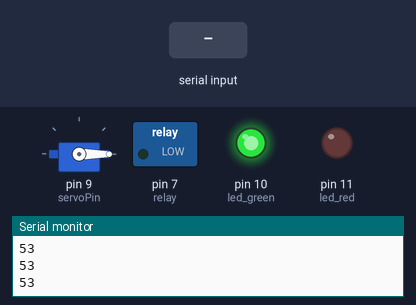
The sketch below on a simulated Arduino Uno, built with avr-gcc and run on an emulated ATmega328P. Shown: servo, switched loads named in the sketch (green lamp = pin HIGH), output pins drawn as LEDs (lit = HIGH), the last lines printed to the serial monitor. The test bench sets the inputs (shaded band).

Above: at 1.2 s.
1.3 s: "2" received over Serial
At 2.6 s:
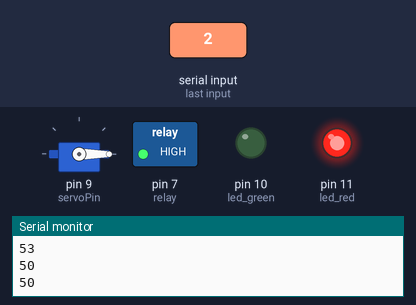
At 3.45 s:
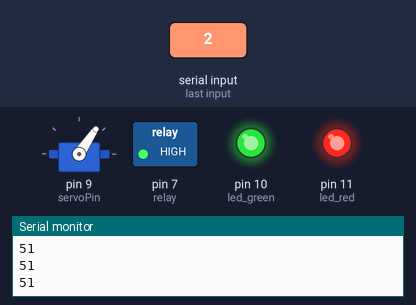
4.3 s: "1" received over Serial
At 6.4 s:
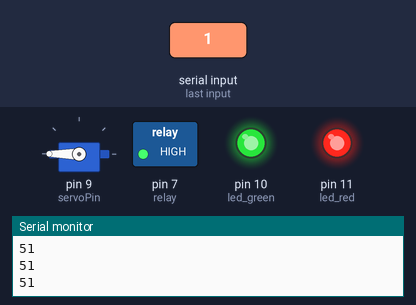
Timing chart, 0 to 7.9 s (numbered marks = the images above; inputs shaded):
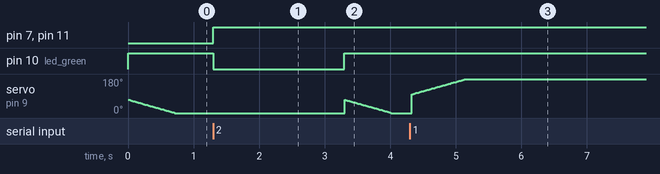

The sketch:

IgnitionDetect.ino
```cpp
#include <Servo.h>
#include <Arduino.h>

Servo servo;

int close_servo = 17;
int servoPin = 9;

const int relay = 7; // place mat for igniter relay
const int led_green = 10;
const int led_red = 11;

/* Assign states to input commands */
typedef enum State {
        STOP = '1',
        IGNITE = '2',
        OPEN = '3',
        WAIT = '4',
        CLOSE = '5',
        PING = '6'
};

State state;
State temp;
/* Function Prototypes */
State stateMachine(State state);
State serialDelay(int numofdelays, int delay_length, State next_state);
State valveOpen();
State valveClose();

void setup()
{
        pinMode(relay, OUTPUT);
        pinMode(led_green, OUTPUT);
        pinMode(led_red, OUTPUT);

        digitalWrite(relay, LOW);
        digitalWrite(led_green, LOW);
        digitalWrite(led_red, LOW);

        Serial.begin(9600);
        servo.attach(servoPin);
        // initial state is close
        state = (State)CLOSE;
}

void loop()
{
        /* Read input Commands */
        if (Serial.available()) {
                temp = (State)Serial.read();
                Serial.println(temp);
                state = temp;
                // TO DO: some check statement if serial input is not a defined enum value
        }
        state = stateMachine(state);
}

/*State machine function */
State stateMachine(State new_state)
{
        switch (new_state) {
        case STOP:
                servo.attach(servoPin);
                digitalWrite(relay, LOW);
                digitalWrite(led_green, HIGH);
                digitalWrite(led_red, LOW);

                servo.write(close_servo);
                servo.detach();
                //Serial.println("END");
                new_state = (State)WAIT;
                break;
        case IGNITE:
                digitalWrite(relay, HIGH);
                digitalWrite(led_green, LOW);
                digitalWrite(led_red, HIGH);
                new_state = serialDelay(20,100,(State)OPEN);
                break;
        case OPEN:
                Serial.println("opening");
                digitalWrite(relay, HIGH);
                digitalWrite(led_green, HIGH);
                digitalWrite(led_red, HIGH);
                new_state = valveOpen();
                Serial.println("done");
                break;
        case CLOSE:
                Serial.println("closing");
                digitalWrite(relay, LOW);
                digitalWrite(led_green, HIGH);
                digitalWrite(led_red, LOW);
                new_state = valveClose();
                new_state = (State)WAIT;
                break;
        case WAIT:
                // delay until some command is given
                digitalWrite(relay, LOW);
                digitalWrite(led_green, HIGH);
                digitalWrite(led_red, LOW);
                break;
        case PING:
              Serial.println("I am ALIVE!");
              new_state = (State)WAIT;
              break;
        default:
                break;
        }
        return new_state;
}

/* Valve Open Sequence */
State valveOpen(){
        State state = OPEN;
        servo.attach(servoPin);
        for (int pos = 70; pos >= 0; pos -= 1) { // goes from 0 degrees to 180 degrees
            // in steps of 1 degree
            servo.write(pos);              // tell servo to go to position in variable 'pos'
            serialDelay(2,5,OPEN);
        }
        state = serialDelay(20, 100, WAIT); //wait 2 seconds
        servo.write(180); //open all the way
          for (int pos = 100; pos <= 180; pos += 1) { // goes from 0 degrees to 180 degrees
            // in steps of 1 degree
            servo.write(pos);              // tell servo to go to position in variable 'pos'
            serialDelay(2,5,OPEN);
          }
        state = serialDelay(100,100, CLOSE); //wait
        return state;
}

/* Valve Closed */
State valveClose(){
        State state = CLOSE;
        servo.attach(servoPin); //mount servo
         for (int pos = 70; pos >= 0; pos -= 1) { // goes from 0 degrees to 180 degrees
            // in steps of 1 degree
            servo.write(pos);              // tell servo to go to position in variable 'pos'
            serialDelay(2,5,state);
        }
        state = serialDelay(5, 10, state);
        servo.detach();
        return state;
}

/* delay Call back function */
State serialDelay(int numofdelays, int delay_length, State next_state){
        Serial.println(state);
        State state = next_state;
        for(int i=0; i<numofdelays; i++) {
                delay(delay_length);
                if (Serial.available()) {
                        State rec_state = (State)Serial.read();
                        if(rec_state == STOP) {
                                Serial.println("STOPPED");
                                state = STOP;
                                break;
                        }
                }
        }
        return state;
}
```

Measured:
- after the input at 1.3 s, pin 7 (relay), pin 11 (led_red): LOW → HIGH at once; pin 10 (led_green): HIGH → LOW at once, → HIGH 2.0 s later
